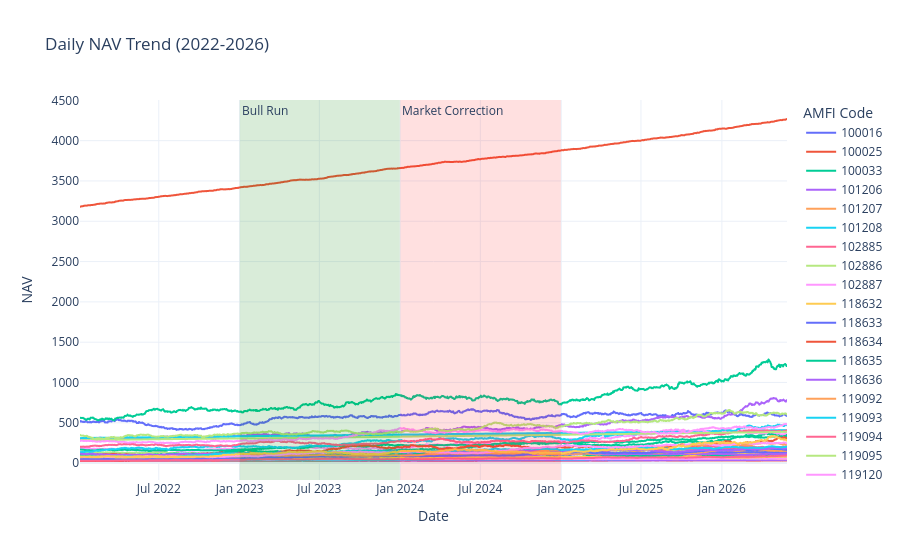

The notebook cell saved with this chart:
### Markdown cell above
Mutual Fund Analytics- Exploratory Data Analysis(EDA)

#OBJECTIVE:
This notebook performs Explorartory Data Analysis on Mutual Fund datasets to identify trends,investor behaviour, fund performance and market insights using Pyhton Visualization libraries.

### Code cell
import pandas as pd
import plotly.express as px

df=pd.read_csv("data/processed/02_nav_history_clean.csv")
df["date"]= pd.to_datetime(df["date"])
fig= px.line(df, x="date", y="nav", color="amfi_code",
             title="Daily NAV Trend (2022-2026)")

fig.add_vrect(
    x0="2023-01-01",
    x1="2023-12-31",
    fillcolor="green",
    opacity=0.15,
    line_width=0,
    annotation_text="Bull Run",
    annotation_position="top left"
)
fig.add_vrect(
    x0="2024-01-01",
    x1="2024-12-31",
    fillcolor="red",
    opacity=0.12,
    line_width=0,
    annotation_text="Market Correction",
    annotation_position="top left"
)
fig.update_layout(
    xaxis_title="Date",
    yaxis_title="NAV",
    template="plotly_white",
    legend_title="AMFI Code"
)

fig.show()

### Figure 1 — Plotly figure (JSON) as saved in the notebook; plotly's stock layout.template omitted (floating-point values rounded to 4 significant figures; data arrays with more than 128 entries replaced by an {"elided": "..."} marker saying what was removed)
{"data": [{"hovertemplate": "amfi_code=100016<br>date=%{x}<br>nav=%{y}<extra></extra>", "legendgroup": "100016", "line": {"color": "#636efa", "dash": "solid"}, "marker": {"symbol": "circle"}, "mode": "lines", "name": "100016", "showlegend": true, "type": "scattergl", "x": {"elided": "1150 str values"}, "xaxis": "x", "y": {"elided": "1150 float values"}, "yaxis": "y"}, {"hovertemplate": "amfi_code=100025<br>date=%{x}<br>nav=%{y}<extra></extra>", "legendgroup": "100025", "line": {"color": "#EF553B", "dash": "solid"}, "marker": {"symbol": "circle"}, "mode": "lines", "name": "100025", "showlegend": true, "type": "scattergl", "x": {"elided": "1150 str values"}, "xaxis": "x", "y": {"elided": "1150 float values"}, "yaxis": "y"}, {"hovertemplate": "amfi_code=100033<br>date=%{x}<br>nav=%{y}<extra></extra>", "legendgroup": "100033", "line": {"color": "#00cc96", "dash": "solid"}, "marker": {"symbol": "circle"}, "mode": "lines", "name": "100033", "showlegend": true, "type": "scattergl", "x": {"elided": "1150 str values"}, "xaxis": "x", "y": {"elided": "1150 float values"}, "yaxis": "y"}, {"hovertemplate": "amfi_code=101206<br>date=%{x}<br>nav=%{y}<extra></extra>", "legendgroup": "101206", "line": {"color": "#ab63fa", "dash": "solid"}, "marker": {"symbol": "circle"}, "mode": "lines", "name": "101206", "showlegend": true, "type": "scattergl", "x": {"elided": "1150 str values"}, "xaxis": "x", "y": {"elided": "1150 float values"}, "yaxis": "y"}, {"hovertemplate": "amfi_code=101207<br>date=%{x}<br>nav=%{y}<extra></extra>", "legendgroup": "101207", "line": {"color": "#FFA15A", "dash": "solid"}, "marker": {"symbol": "circle"}, "mode": "lines", "name": "101207", "showlegend": true, "type": "scattergl", "x": {"elided": "1150 str values"}, "xaxis": "x", "y": {"elided": "1150 float values"}, "yaxis": "y"}, {"hovertemplate": "amfi_code=101208<br>date=%{x}<br>nav=%{y}<extra></extra>", "legendgroup": "101208", "line": {"color": "#19d3f3", "dash": "solid"}, "marker": {"symbol": "circle"}, "mode": "lines", "name": "101208", "showlegend": true, "type": "scattergl", "x": {"elided": "1150 str values"}, "xaxis": "x", "y": {"elided": "1150 float values"}, "yaxis": "y"}, {"hovertemplate": "amfi_code=102885<br>date=%{x}<br>nav=%{y}<extra></extra>", "legendgroup": "102885", "line": {"color": "#FF6692", "dash": "solid"}, "marker": {"symbol": "circle"}, "mode": "lines", "name": "102885", "showlegend": true, "type": "scattergl", "x": {"elided": "1150 str values"}, "xaxis": "x", "y": {"elided": "1150 float values"}, "yaxis": "y"}, {"hovertemplate": "amfi_code=102886<br>date=%{x}<br>nav=%{y}<extra></extra>", "legendgroup": "102886", "line": {"color": "#B6E880", "dash": "solid"}, "marker": {"symbol": "circle"}, "mode": "lines", "name": "102886", "showlegend": true, "type": "scattergl", "x": {"elided": "1150 str values"}, "xaxis": "x", "y": {"elided": "1150 float values"}, "yaxis": "y"}, {"hovertemplate": "amfi_code=102887<br>date=%{x}<br>nav=%{y}<extra></extra>", "legendgroup": "102887", "line": {"color": "#FF97FF", "dash": "solid"}, "marker": {"symbol": "circle"}, "mode": "lines", "name": "102887", "showlegend": true, "type": "scattergl", "x": {"elided": "1150 str values"}, "xaxis": "x", "y": {"elided": "1150 float values"}, "yaxis": "y"}, {"hovertemplate": "amfi_code=118632<br>date=%{x}<br>nav=%{y}<extra></extra>", "legendgroup": "118632", "line": {"color": "#FECB52", "dash": "solid"}, "marker": {"symbol": "circle"}, "mode": "lines", "name": "118632", "showlegend": true, "type": "scattergl", "x": {"elided": "1150 str values"}, "xaxis": "x", "y": {"elided": "1150 float values"}, "yaxis": "y"}, {"hovertemplate": "amfi_code=118633<br>date=%{x}<br>nav=%{y}<extra></extra>", "legendgroup": "118633", "line": {"color": "#636efa", "dash": "solid"}, "marker": {"symbol": "circle"}, "mode": "lines", "name": "118633", "showlegend": true, "type": "scattergl", "x": {"elided": "1150 str values"}, "xaxis": "x", "y": {"elided": "1150 float values"}, "yaxis": "y"}, {"hovertemplate": "amfi_code=118634<br>date=%{x}<br>nav=%{y}<extra></extra>", "legendgroup": "118634", "line": {"color": "#EF553B", "dash": "solid"}, "marker": {"symbol": "circle"}, "mode": "lines", "name": "118634", "showlegend": true, "type": "scattergl", "x": {"elided": "1150 str values"}, "xaxis": "x", "y": {"elided": "1150 float values"}, "yaxis": "y"}, {"hovertemplate": "amfi_code=118635<br>date=%{x}<br>nav=%{y}<extra></extra>", "legendgroup": "118635", "line": {"color": "#00cc96", "dash": "solid"}, "marker": {"symbol": "circle"}, "mode": "lines", "name": "118635", "showlegend": true, "type": "scattergl", "x": {"elided": "1150 str values"}, "xaxis": "x", "y": {"elided": "1150 float values"}, "yaxis": "y"}, {"hovertemplate": "amfi_code=118636<br>date=%{x}<br>nav=%{y}<extra></extra>", "legendgroup": "118636", "line": {"color": "#ab63fa", "dash": "solid"}, "marker": {"symbol": "circle"}, "mode": "lines", "name": "118636", "showlegend": true, "type": "scattergl", "x": {"elided": "1150 str values"}, "xaxis": "x", "y": {"elided": "1150 float values"}, "yaxis": "y"}, {"hovertemplate": "amfi_code=119092<br>date=%{x}<br>nav=%{y}<extra></extra>", "legendgroup": "119092", "line": {"color": "#FFA15A", "dash": "solid"}, "marker": {"symbol": "circle"}, "mode": "lines", "name": "119092", "showlegend": true, "type": "scattergl", "x": {"elided": "1150 str values"}, "xaxis": "x", "y": {"elided": "1150 float values"}, "yaxis": "y"}, {"hovertemplate": "amfi_code=119093<br>date=%{x}<br>nav=%{y}<extra></extra>", "legendgroup": "119093", "line": {"color": "#19d3f3", "dash": "solid"}, "marker": {"symbol": "circle"}, "mode": "lines", "name": "119093", "showlegend": true, "type": "scattergl", "x": {"elided": "1150 str values"}, "xaxis": "x", "y": {"elided": "1150 float values"}, "yaxis": "y"}, {"hovertemplate": "amfi_code=119094<br>date=%{x}<br>nav=%{y}<extra></extra>", "legendgroup": "119094", "line": {"color": "#FF6692", "dash": "solid"}, "marker": {"symbol": "circle"}, "mode": "lines", "name": "119094", "showlegend": true, "type": "scattergl", "x": {"elided": "1150 str values"}, "xaxis": "x", "y": {"elided": "1150 float values"}, "yaxis": "y"}, {"hovertemplate": "amfi_code=119095<br>date=%{x}<br>nav=%{y}<extra></extra>", "legendgroup": "119095", "line": {"color": "#B6E880", "dash": "solid"}, "marker": {"symbol": "circle"}, "mode": "lines", "name": "119095", "showlegend": true, "type": "scattergl", "x": {"elided": "1150 str values"}, "xaxis": "x", "y": {"elided": "1150 float values"}, "yaxis": "y"}, {"hovertemplate": "amfi_code=119120<br>date=%{x}<br>nav=%{y}<extra></extra>", "legendgroup": "119120", "line": {"color": "#FF97FF", "dash": "solid"}, "marker": {"symbol": "circle"}, "mode": "lines", "name": "119120", "showlegend": true, "type": "scattergl", "x": {"elided": "1150 str values"}, "xaxis": "x", "y": {"elided": "1150 float values"}, "yaxis": "y"}, {"hovertemplate": "amfi_code=119551<br>date=%{x}<br>nav=%{y}<extra></extra>", "legendgroup": "119551", "line": {"color": "#FECB52", "dash": "solid"}, "marker": {"symbol": "circle"}, "mode": "lines", "name": "119551", "showlegend": true, "type": "scattergl", "x": {"elided": "1150 str values"}, "xaxis": "x", "y": {"elided": "1150 float values"}, "yaxis": "y"}, {"hovertemplate": "amfi_code=119552<br>date=%{x}<br>nav=%{y}<extra></extra>", "legendgroup": "119552", "line": {"color": "#636efa", "dash": "solid"}, "marker": {"symbol": "circle"}, "mode": "lines", "name": "119552", "showlegend": true, "type": "scattergl", "x": {"elided": "1150 str values"}, "xaxis": "x", "y": {"elided": "1150 float values"}, "yaxis": "y"}, {"hovertemplate": "amfi_code=119598<br>date=%{x}<br>nav=%{y}<extra></extra>", "legendgroup": "119598", "line": {"color": "#EF553B", "dash": "solid"}, "marker": {"symbol": "circle"}, "mode": "lines", "name": "119598", "showlegend": true, "type": "scattergl", "x": {"elided": "1150 str values"}, "xaxis": "x", "y": {"elided": "1150 float values"}, "yaxis": "y"}, {"hovertemplate": "amfi_code=119599<br>date=%{x}<br>nav=%{y}<extra></extra>", "legendgroup": "119599", "line": {"color": "#00cc96", "dash": "solid"}, "marker": {"symbol": "circle"}, "mode": "lines", "name": "119599", "showlegend": true, "type": "scattergl", "x": {"elided": "1150 str values"}, "xaxis": "x", "y": {"elided": "1150 float values"}, "yaxis": "y"}, {"hovertemplate": "amfi_code=120503<br>date=%{x}<br>nav=%{y}<extra></extra>", "legendgroup": "120503", "line": {"color": "#ab63fa", "dash": "solid"}, "marker": {"symbol": "circle"}, "mode": "lines", "name": "120503", "showlegend": true, "type": "scattergl", "x": {"elided": "1150 str values"}, "xaxis": "x", "y": {"elided": "1150 float values"}, "yaxis": "y"}, {"hovertemplate": "amfi_code=120504<br>date=%{x}<br>nav=%{y}<extra></extra>", "legendgroup": "120504", "line": {"color": "#FFA15A", "dash": "solid"}, "marker": {"symbol": "circle"}, "mode": "lines", "name": "120504", "showlegend": true, "type": "scattergl", "x": {"elided": "1150 str values"}, "xaxis": "x", "y": {"elided": "1150 float values"}, "yaxis": "y"}, {"hovertemplate": "amfi_code=120505<br>date=%{x}<br>nav=%{y}<extra></extra>", "legendgroup": "120505", "line": {"color": "#19d3f3", "dash": "solid"}, "marker": {"symbol": "circle"}, "mode": "lines", "name": "120505", "showlegend": true, "type": "scattergl", "x": {"elided": "1150 str values"}, "xaxis": "x", "y": {"elided": "1150 float values"}, "yaxis": "y"}, {"hovertemplate": "amfi_code=120506<br>date=%{x}<br>nav=%{y}<extra></extra>", "legendgroup": "120506", "line": {"color": "#FF6692", "dash": "solid"}, "marker": {"symbol": "circle"}, "mode": "lines", "name": "120506", "showlegend": true, "type": "scattergl", "x": {"elided": "1150 str values"}, "xaxis": "x", "y": {"elided": "1150 float values"}, "yaxis": "y"}, {"hovertemplate": "amfi_code=120507<br>date=%{x}<br>nav=%{y}<extra></extra>", "legendgroup": "120507", "line": {"color": "#B6E880", "dash": "solid"}, "marker": {"symbol": "circle"}, "mode": "lines", "name": "120507", "showlegend": true, "type": "scattergl", "x": {"elided": "1150 str values"}, "xaxis": "x", "y": {"elided": "1150 float values"}, "yaxis": "y"}, {"hovertemplate": "amfi_code=120841<br>date=%{x}<br>nav=%{y}<extra></extra>", "legendgroup": "120841", "line": {"color": "#FF97FF", "dash": "solid"}, "marker": {"symbol": "circle"}, "mode": "lines", "name": "120841", "showlegend": true, "type": "scattergl", "x": {"elided": "1150 str values"}, "xaxis": "x", "y": {"elided": "1150 float values"}, "yaxis": "y"}, {"hovertemplate": "amfi_code=120842<br>date=%{x}<br>nav=%{y}<extra></extra>", "legendgroup": "120842", "line": {"color": "#FECB52", "dash": "solid"}, "marker": {"symbol": "circle"}, "mode": "lines", "name": "120842", "showlegend": true, "type": "scattergl", "x": {"elided": "1150 str values"}, "xaxis": "x", "y": {"elided": "1150 float values"}, "yaxis": "y"}, {"hovertemplate": "amfi_code=120843<br>date=%{x}<br>nav=%{y}<extra></extra>", "legendgroup": "120843", "line": {"color": "#636efa", "dash": "solid"}, "marker": {"symbol": "circle"}, "mode": "lines", "name": "120843", "showlegend": true, "type": "scattergl", "x": {"elided": "1150 str values"}, "xaxis": "x", "y": {"elided": "1150 float values"}, "yaxis": "y"}, {"hovertemplate": "amfi_code=120844<br>date=%{x}<br>nav=%{y}<extra></extra>", "legendgroup": "120844", "line": {"color": "#EF553B", "dash": "solid"}, "marker": {"symbol": "circle"}, "mode": "lines", "name": "120844", "showlegend": true, "type": "scattergl", "x": {"elided": "1150 str values"}, "xaxis": "x", "y": {"elided": "1150 float values"}, "yaxis": "y"}, {"hovertemplate": "amfi_code=125497<br>date=%{x}<br>nav=%{y}<extra></extra>", "legendgroup": "125497", "line": {"color": "#00cc96", "dash": "solid"}, "marker": {"symbol": "circle"}, "mode": "lines", "name": "125497", "showlegend": true, "type": "scattergl", "x": {"elided": "1150 str values"}, "xaxis": "x", "y": {"elided": "1150 float values"}, "yaxis": "y"}, {"hovertemplate": "amfi_code=125498<br>date=%{x}<br>nav=%{y}<extra></extra>", "legendgroup": "125498", "line": {"color": "#ab63fa", "dash": "solid"}, "marker": {"symbol": "circle"}, "mode": "lines", "name": "125498", "showlegend": true, "type": "scattergl", "x": {"elided": "1150 str values"}, "xaxis": "x", "y": {"elided": "1150 float values"}, "yaxis": "y"}, {"hovertemplate": "amfi_code=148567<br>date=%{x}<br>nav=%{y}<extra></extra>", "legendgroup": "148567", "line": {"color": "#FFA15A", "dash": "solid"}, "marker": {"symbol": "circle"}, "mode": "lines", "name": "148567", "showlegend": true, "type": "scattergl", "x": {"elided": "1150 str values"}, "xaxis": "x", "y": {"elided": "1150 float values"}, "yaxis": "y"}, {"hovertemplate": "amfi_code=148568<br>date=%{x}<br>nav=%{y}<extra></extra>", "legendgroup": "148568", "line": {"color": "#19d3f3", "dash": "solid"}, "marker": {"symbol": "circle"}, "mode": "lines", "name": "148568", "showlegend": true, "type": "scattergl", "x": {"elided": "1150 str values"}, "xaxis": "x", "y": {"elided": "1150 float values"}, "yaxis": "y"}, {"hovertemplate": "amfi_code=148569<br>date=%{x}<br>nav=%{y}<extra></extra>", "legendgroup": "148569", "line": {"color": "#FF6692", "dash": "solid"}, "marker": {"symbol": "circle"}, "mode": "lines", "name": "148569", "showlegend": true, "type": "scattergl", "x": {"elided": "1150 str values"}, "xaxis": "x", "y": {"elided": "1150 float values"}, "yaxis": "y"}, {"hovertemplate": "amfi_code=149322<br>date=%{x}<br>nav=%{y}<extra></extra>", "legendgroup": "149322", "line": {"color": "#B6E880", "dash": "solid"}, "marker": {"symbol": "circle"}, "mode": "lines", "name": "149322", "showlegend": true, "type": "scattergl", "x": {"elided": "1150 str values"}, "xaxis": "x", "y": {"elided": "1150 float values"}, "yaxis": "y"}, {"hovertemplate": "amfi_code=149323<br>date=%{x}<br>nav=%{y}<extra></extra>", "legendgroup": "149323", "line": {"color": "#FF97FF", "dash": "solid"}, "marker": {"symbol": "circle"}, "mode": "lines", "name": "149323", "showlegend": true, "type": "scattergl", "x": {"elided": "1150 str values"}, "xaxis": "x", "y": {"elided": "1150 float values"}, "yaxis": "y"}, {"hovertemplate": "amfi_code=149324<br>date=%{x}<br>nav=%{y}<extra></extra>", "legendgroup": "149324", "line": {"color": "#FECB52", "dash": "solid"}, "marker": {"symbol": "circle"}, "mode": "lines", "name": "149324", "showlegend": true, "type": "scattergl", "x": {"elided": "1150 str values"}, "xaxis": "x", "y": {"elided": "1150 float values"}, "yaxis": "y"}], "layout": {"annotations": [{"showarrow": false, "text": "Bull Run", "x": "2023-01-01", "xanchor": "left", "xref": "x", "y": 1, "yanchor": "top", "yref": "y domain"}, {"showarrow": false, "text": "Market Correction", "x": "2024-01-01", "xanchor": "left", "xref": "x", "y": 1, "yanchor": "top", "yref": "y domain"}], "legend": {"title": {"text": "AMFI Code"}, "tracegroupgap": 0}, "shapes": [{"fillcolor": "green", "line": {"width": 0}, "opacity": 0.15, "type": "rect", "x0": "2023-01-01", "x1": "2023-12-31", "xref": "x", "y0": 0, "y1": 1, "yref": "y domain"}, {"fillcolor": "red", "line": {"width": 0}, "opacity": 0.12, "type": "rect", "x0": "2024-01-01", "x1": "2024-12-31", "xref": "x", "y0": 0, "y1": 1, "yref": "y domain"}], "title": {"text": "Daily NAV Trend (2022-2026)"}, "xaxis": {"anchor": "y", "domain": [0, 1], "title": {"text": "Date"}}, "yaxis": {"anchor": "x", "domain": [0, 1], "title": {"text": "NAV"}}}}
